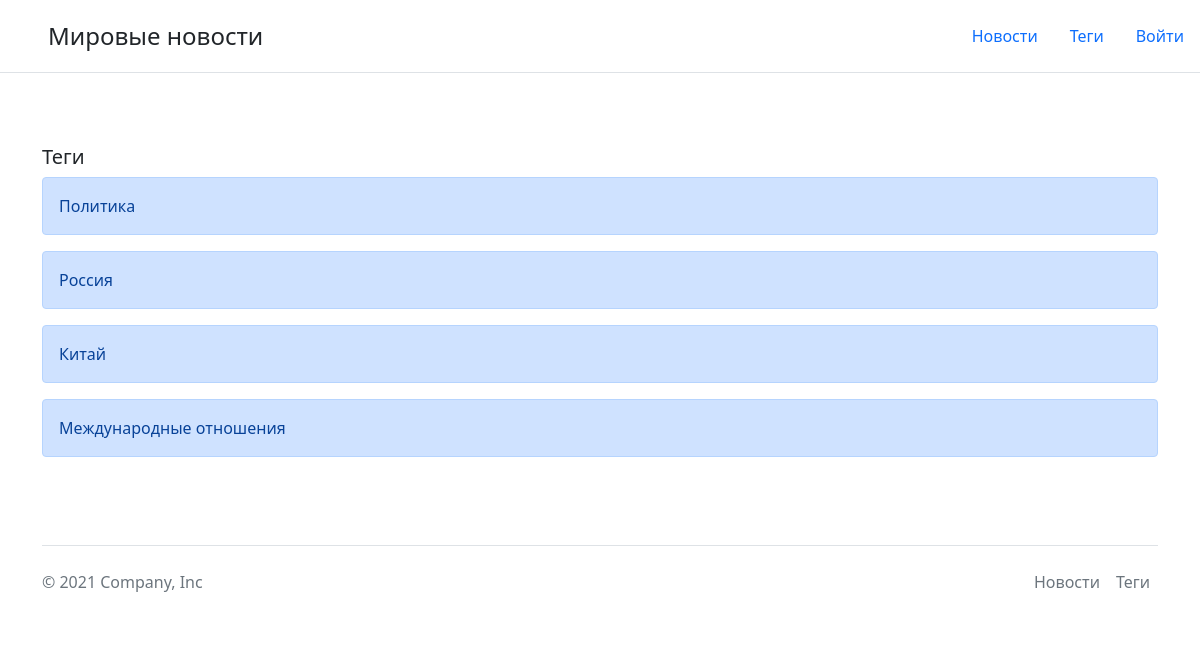
/news/tags/, run on the app's committed database.
### news/models.py (models this page shows, shortened)
class Tag(models.Model):
    name= models.TextField(max_length=50, verbose_name='Тег')
    class Meta:
        db_table = 'tag'
        verbose_name = 'Тег'
        verbose_name_plural = 'Теги'

### news/views.py (the view)
# urls.py: path('tags/', views.tags, name='tags_url')
def tags(request):
    tags = Tag.objects.all
    return render(request, 'news/tags.html', context={'tags':tags})

### templates/news/tags.html
{% extends 'main.html' %}
{% block content %}
<h5>Теги</h5>
{% for tag in tags %}
<div class="alert alert-primary" role="alert">
  {{tag.name}}
</div>
{% endfor %}
{% endblock  %}

### data on the page
Tag: name "Политика"
Tag: name "Россия"
Tag: name "Китай"
Tag: name "Международные отношения"
